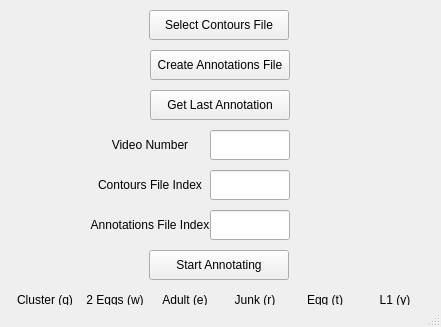
<?xml version="1.0" encoding="UTF-8"?>
<ui version="4.0">
 <class>MainWindow</class>
 <widget class="QMainWindow" name="MainWindow">
  <property name="geometry">
   <rect>
    <x>0</x>
    <y>0</y>
    <width>441</width>
    <height>327</height>
   </rect>
  </property>
  <property name="windowTitle">
   <string>MainWindow</string>
  </property>
  <widget class="QWidget" name="centralwidget">
   <widget class="QLabel" name="threeEggsLabel">
    <property name="geometry">
     <rect>
      <x>80</x>
      <y>290</y>
      <width>70</width>
      <height>20</height>
     </rect>
    </property>
    <property name="text">
     <string>2 Eggs (w)</string>
    </property>
    <property name="alignment">
     <set>Qt::AlignCenter</set>
    </property>
   </widget>
   <widget class="QLabel" name="adultLabel">
    <property name="geometry">
     <rect>
      <x>150</x>
      <y>290</y>
      <width>70</width>
      <height>20</height>
     </rect>
    </property>
    <property name="text">
     <string>Adult (e)</string>
    </property>
    <property name="alignment">
     <set>Qt::AlignCenter</set>
    </property>
   </widget>
   <widget class="QLabel" name="twoEggsLabel">
    <property name="geometry">
     <rect>
      <x>10</x>
      <y>290</y>
      <width>70</width>
      <height>20</height>
     </rect>
    </property>
    <property name="text">
     <string>Cluster (q)</string>
    </property>
    <property name="alignment">
     <set>Qt::AlignCenter</set>
    </property>
   </widget>
   <widget class="QLabel" name="eggLabel">
    <property name="geometry">
     <rect>
      <x>290</x>
      <y>290</y>
      <width>70</width>
      <height>20</height>
     </rect>
    </property>
    <property name="text">
     <string>Egg (t)</string>
    </property>
    <property name="alignment">
     <set>Qt::AlignCenter</set>
    </property>
   </widget>
   <widget class="QLabel" name="l1Label">
    <property name="geometry">
     <rect>
      <x>360</x>
      <y>290</y>
      <width>70</width>
      <height>20</height>
     </rect>
    </property>
    <property name="text">
     <string>L1 (y)</string>
    </property>
    <property name="alignment">
     <set>Qt::AlignCenter</set>
    </property>
   </widget>
   <widget class="QLabel" name="junkLabel">
    <property name="geometry">
     <rect>
      <x>220</x>
      <y>290</y>
      <width>70</width>
      <height>20</height>
     </rect>
    </property>
    <property name="text">
     <string>Junk (r)</string>
    </property>
    <property name="alignment">
     <set>Qt::AlignCenter</set>
    </property>
   </widget>
   <widget class="QPushButton" name="selectContoursFileButton">
    <property name="geometry">
     <rect>
      <x>149</x>
      <y>10</y>
      <width>140</width>
      <height>30</height>
     </rect>
    </property>
    <property name="text">
     <string>Select Contours File</string>
    </property>
   </widget>
   <widget class="QPushButton" name="startAnnoButton">
    <property name="geometry">
     <rect>
      <x>149</x>
      <y>250</y>
      <width>140</width>
      <height>30</height>
     </rect>
    </property>
    <property name="text">
     <string>Start Annotating</string>
    </property>
   </widget>
   <widget class="QPushButton" name="createAnnoFileButton">
    <property name="geometry">
     <rect>
      <x>150</x>
      <y>50</y>
      <width>140</width>
      <height>30</height>
     </rect>
    </property>
    <property name="text">
     <string>Create Annotations File</string>
    </property>
   </widget>
   <widget class="QPushButton" name="getLastAnnoButton">
    <property name="geometry">
     <rect>
      <x>150</x>
      <y>90</y>
      <width>140</width>
      <height>30</height>
     </rect>
    </property>
    <property name="text">
     <string>Get Last Annotation</string>
    </property>
   </widget>
   <widget class="QLabel" name="vidNumLabel">
    <property name="geometry">
     <rect>
      <x>90</x>
      <y>130</y>
      <width>120</width>
      <height>30</height>
     </rect>
    </property>
    <property name="text">
     <string>Video Number</string>
    </property>
    <property name="alignment">
     <set>Qt::AlignCenter</set>
    </property>
   </widget>
   <widget class="QLineEdit" name="vidNumLineEdit">
    <property name="geometry">
     <rect>
      <x>210</x>
      <y>130</y>
      <width>80</width>
      <height>30</height>
     </rect>
    </property>
    <property name="alignment">
     <set>Qt::AlignCenter</set>
    </property>
   </widget>
   <widget class="QLineEdit" name="cntFileIndexLineEdit">
    <property name="geometry">
     <rect>
      <x>210</x>
      <y>170</y>
      <width>80</width>
      <height>30</height>
     </rect>
    </property>
    <property name="alignment">
     <set>Qt::AlignCenter</set>
    </property>
   </widget>
   <widget class="QLabel" name="cntFileIndexLabel">
    <property name="geometry">
     <rect>
      <x>90</x>
      <y>170</y>
      <width>120</width>
      <height>30</height>
     </rect>
    </property>
    <property name="text">
     <string>Contours File Index</string>
    </property>
    <property name="alignment">
     <set>Qt::AlignCenter</set>
    </property>
   </widget>
   <widget class="QLabel" name="annoFileCreatedLabel">
    <property name="geometry">
     <rect>
      <x>300</x>
      <y>50</y>
      <width>50</width>
      <height>30</height>
     </rect>
    </property>
    <property name="text">
     <string/>
    </property>
   </widget>
   <widget class="QLabel" name="annoFileIndexLabel">
    <property name="geometry">
     <rect>
      <x>90</x>
      <y>210</y>
      <width>120</width>
      <height>30</height>
     </rect>
    </property>
    <property name="text">
     <string>Annotations File Index</string>
    </property>
    <property name="alignment">
     <set>Qt::AlignCenter</set>
    </property>
   </widget>
   <widget class="QLineEdit" name="annoFileIndexLineEdit">
    <property name="geometry">
     <rect>
      <x>210</x>
      <y>210</y>
      <width>80</width>
      <height>30</height>
     </rect>
    </property>
    <property name="text">
     <string/>
    </property>
    <property name="alignment">
     <set>Qt::AlignCenter</set>
    </property>
   </widget>
  </widget>
  <widget class="QStatusBar" name="statusbar"/>
 </widget>
 <resources/>
 <connections/>
</ui>
